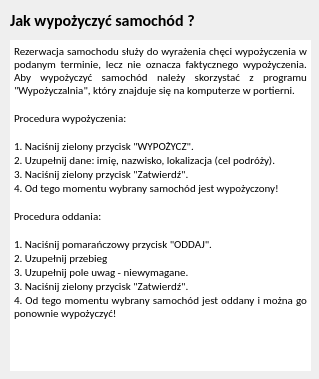
<?xml version="1.0" encoding="UTF-8"?>
<ui version="4.0">
 <class>HelpDialog</class>
 <widget class="QDialog" name="HelpDialog">
  <property name="geometry">
   <rect>
    <x>0</x>
    <y>0</y>
    <width>319</width>
    <height>379</height>
   </rect>
  </property>
  <property name="sizePolicy">
   <sizepolicy hsizetype="Preferred" vsizetype="Preferred">
    <horstretch>0</horstretch>
    <verstretch>0</verstretch>
   </sizepolicy>
  </property>
  <property name="minimumSize">
   <size>
    <width>319</width>
    <height>379</height>
   </size>
  </property>
  <property name="maximumSize">
   <size>
    <width>319</width>
    <height>379</height>
   </size>
  </property>
  <property name="windowTitle">
   <string>Jak wypożyczyć ?</string>
  </property>
  <property name="styleSheet">
   <string notr="true">QDialog {background-color: &quot;white&quot;;}

QScrollBar:vertical {
  border: none;
  background: &quot;transparent&quot;;
  width: 15px;
  margin: 20px 0px 20px 0px;
}

QScrollBar::handle:vertical {
  background: rgb(107,124,140);
  min-height: 20px;
  border-radius: 2px;
}

QScrollBar::add-line:vertical {
   border: none;
      background: none;
width: 0px;
height: 0px;
}

QScrollBar::sub-line:vertical {
   border: none;
      background: none;
width: 0px;
height: 0px;
}</string>
  </property>
  <widget class="QLabel" name="label_2">
   <property name="geometry">
    <rect>
     <x>10</x>
     <y>10</y>
     <width>301</width>
     <height>21</height>
    </rect>
   </property>
   <property name="font">
    <font>
     <family>Calibri</family>
     <pointsize>12</pointsize>
     <weight>75</weight>
     <bold>true</bold>
    </font>
   </property>
   <property name="styleSheet">
    <string notr="true"/>
   </property>
   <property name="text">
    <string>Jak wypożyczyć samochód ? </string>
   </property>
  </widget>
  <widget class="QTextEdit" name="textEdit">
   <property name="geometry">
    <rect>
     <x>10</x>
     <y>40</y>
     <width>301</width>
     <height>331</height>
    </rect>
   </property>
   <property name="font">
    <font>
     <family>Calibri</family>
     <pointsize>10</pointsize>
    </font>
   </property>
   <property name="frameShape">
    <enum>QFrame::NoFrame</enum>
   </property>
   <property name="readOnly">
    <bool>true</bool>
   </property>
   <property name="html">
    <string>&lt;!DOCTYPE HTML PUBLIC &quot;-//W3C//DTD HTML 4.0//EN&quot; &quot;http://www.w3.org/TR/REC-html40/strict.dtd&quot;&gt;
&lt;html&gt;&lt;head&gt;&lt;meta name=&quot;qrichtext&quot; content=&quot;1&quot; /&gt;&lt;style type=&quot;text/css&quot;&gt;
p, li { white-space: pre-wrap; }
&lt;/style&gt;&lt;/head&gt;&lt;body style=&quot; font-family:'Calibri'; font-size:10pt; font-weight:400; font-style:normal;&quot;&gt;
&lt;p align=&quot;justify&quot; style=&quot; margin-top:0px; margin-bottom:0px; margin-left:0px; margin-right:0px; -qt-block-indent:0; text-indent:0px;&quot;&gt;&lt;span style=&quot; font-family:'MS Shell Dlg 2'; font-size:8.25pt;&quot;&gt;Rezerwacja samochodu służy do wyrażenia chęci wypożyczenia w podanym terminie, lecz nie oznacza faktycznego wypożyczenia. Aby wypożyczyć samochód należy skorzystać z programu &amp;quot;Wypożyczalnia&amp;quot;, który znajduje się na komputerze w portierni.&lt;/span&gt;&lt;/p&gt;
&lt;p align=&quot;justify&quot; style=&quot;-qt-paragraph-type:empty; margin-top:0px; margin-bottom:0px; margin-left:0px; margin-right:0px; -qt-block-indent:0; text-indent:0px; font-family:'MS Shell Dlg 2'; font-size:8.25pt;&quot;&gt;&lt;br /&gt;&lt;/p&gt;
&lt;p align=&quot;justify&quot; style=&quot; margin-top:0px; margin-bottom:0px; margin-left:0px; margin-right:0px; -qt-block-indent:0; text-indent:0px;&quot;&gt;&lt;span style=&quot; font-family:'MS Shell Dlg 2'; font-size:8.25pt;&quot;&gt;Procedura wypożyczenia:&lt;/span&gt;&lt;/p&gt;
&lt;p align=&quot;justify&quot; style=&quot;-qt-paragraph-type:empty; margin-top:0px; margin-bottom:0px; margin-left:0px; margin-right:0px; -qt-block-indent:0; text-indent:0px; font-family:'MS Shell Dlg 2'; font-size:8.25pt;&quot;&gt;&lt;br /&gt;&lt;/p&gt;
&lt;p align=&quot;justify&quot; style=&quot; margin-top:0px; margin-bottom:0px; margin-left:0px; margin-right:0px; -qt-block-indent:0; text-indent:0px;&quot;&gt;&lt;span style=&quot; font-family:'MS Shell Dlg 2'; font-size:8.25pt;&quot;&gt;1. Naciśnij zielony przycisk &amp;quot;WYPOŻYCZ&amp;quot;.&lt;/span&gt;&lt;/p&gt;
&lt;p align=&quot;justify&quot; style=&quot; margin-top:0px; margin-bottom:0px; margin-left:0px; margin-right:0px; -qt-block-indent:0; text-indent:0px;&quot;&gt;&lt;span style=&quot; font-family:'MS Shell Dlg 2'; font-size:8.25pt;&quot;&gt;2. Uzupełnij dane: imię, nazwisko, lokalizacja (cel podróży).&lt;/span&gt;&lt;/p&gt;
&lt;p align=&quot;justify&quot; style=&quot; margin-top:0px; margin-bottom:0px; margin-left:0px; margin-right:0px; -qt-block-indent:0; text-indent:0px;&quot;&gt;&lt;span style=&quot; font-family:'MS Shell Dlg 2'; font-size:8.25pt;&quot;&gt;3. Naciśnij zielony przycisk &amp;quot;Zatwierdź&amp;quot;.&lt;/span&gt;&lt;/p&gt;
&lt;p align=&quot;justify&quot; style=&quot; margin-top:0px; margin-bottom:0px; margin-left:0px; margin-right:0px; -qt-block-indent:0; text-indent:0px;&quot;&gt;&lt;span style=&quot; font-family:'MS Shell Dlg 2'; font-size:8.25pt;&quot;&gt;4. Od tego momentu wybrany samochód jest wypożyczony!&lt;/span&gt;&lt;/p&gt;
&lt;p align=&quot;justify&quot; style=&quot;-qt-paragraph-type:empty; margin-top:0px; margin-bottom:0px; margin-left:0px; margin-right:0px; -qt-block-indent:0; text-indent:0px; font-family:'MS Shell Dlg 2'; font-size:8.25pt;&quot;&gt;&lt;br /&gt;&lt;/p&gt;
&lt;p align=&quot;justify&quot; style=&quot; margin-top:0px; margin-bottom:0px; margin-left:0px; margin-right:0px; -qt-block-indent:0; text-indent:0px;&quot;&gt;&lt;span style=&quot; font-family:'MS Shell Dlg 2'; font-size:8.25pt;&quot;&gt;Procedura oddania:&lt;/span&gt;&lt;/p&gt;
&lt;p align=&quot;justify&quot; style=&quot;-qt-paragraph-type:empty; margin-top:0px; margin-bottom:0px; margin-left:0px; margin-right:0px; -qt-block-indent:0; text-indent:0px; font-family:'MS Shell Dlg 2'; font-size:8.25pt;&quot;&gt;&lt;br /&gt;&lt;/p&gt;
&lt;p align=&quot;justify&quot; style=&quot; margin-top:0px; margin-bottom:0px; margin-left:0px; margin-right:0px; -qt-block-indent:0; text-indent:0px;&quot;&gt;&lt;span style=&quot; font-family:'MS Shell Dlg 2'; font-size:8.25pt;&quot;&gt;1. Naciśnij pomarańczowy przycisk &amp;quot;ODDAJ&amp;quot;.&lt;/span&gt;&lt;/p&gt;
&lt;p align=&quot;justify&quot; style=&quot; margin-top:0px; margin-bottom:0px; margin-left:0px; margin-right:0px; -qt-block-indent:0; text-indent:0px;&quot;&gt;&lt;span style=&quot; font-family:'MS Shell Dlg 2'; font-size:8.25pt;&quot;&gt;2. Uzupełnij przebieg&lt;/span&gt;&lt;/p&gt;
&lt;p align=&quot;justify&quot; style=&quot; margin-top:0px; margin-bottom:0px; margin-left:0px; margin-right:0px; -qt-block-indent:0; text-indent:0px;&quot;&gt;&lt;span style=&quot; font-family:'MS Shell Dlg 2'; font-size:8.25pt;&quot;&gt;3. Uzupełnij pole uwag - niewymagane.&lt;/span&gt;&lt;/p&gt;
&lt;p align=&quot;justify&quot; style=&quot; margin-top:0px; margin-bottom:0px; margin-left:0px; margin-right:0px; -qt-block-indent:0; text-indent:0px;&quot;&gt;&lt;span style=&quot; font-family:'MS Shell Dlg 2'; font-size:8.25pt;&quot;&gt;3. Naciśnij zielony przycisk &amp;quot;Zatwierdź&amp;quot;.&lt;/span&gt;&lt;/p&gt;
&lt;p align=&quot;justify&quot; style=&quot; margin-top:0px; margin-bottom:0px; margin-left:0px; margin-right:0px; -qt-block-indent:0; text-indent:0px;&quot;&gt;&lt;span style=&quot; font-family:'MS Shell Dlg 2'; font-size:8.25pt;&quot;&gt;4. Od tego momentu wybrany samochód jest oddany i można go ponownie wypożyczyć!&lt;/span&gt;&lt;/p&gt;
&lt;p align=&quot;justify&quot; style=&quot;-qt-paragraph-type:empty; margin-top:0px; margin-bottom:0px; margin-left:0px; margin-right:0px; -qt-block-indent:0; text-indent:0px; font-family:'MS Shell Dlg 2'; font-size:8.25pt;&quot;&gt;&lt;br /&gt;&lt;/p&gt;
&lt;p align=&quot;justify&quot; style=&quot;-qt-paragraph-type:empty; margin-top:0px; margin-bottom:0px; margin-left:0px; margin-right:0px; -qt-block-indent:0; text-indent:0px; font-family:'MS Shell Dlg 2'; font-size:8.25pt;&quot;&gt;&lt;br /&gt;&lt;/p&gt;
&lt;p style=&quot;-qt-paragraph-type:empty; margin-top:0px; margin-bottom:0px; margin-left:0px; margin-right:0px; -qt-block-indent:0; text-indent:0px; font-family:'MS Shell Dlg 2'; font-size:8.25pt;&quot;&gt;&lt;br /&gt;&lt;/p&gt;&lt;/body&gt;&lt;/html&gt;</string>
   </property>
  </widget>
 </widget>
 <resources/>
 <connections/>
</ui>
